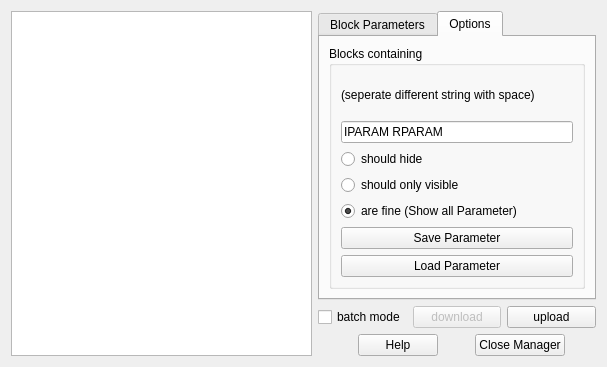
<?xml version="1.0" encoding="UTF-8"?>
<ui version="4.0">
 <class>QRL_ParametersManager</class>
 <widget class="QDialog" name="QRL_ParametersManager">
  <property name="geometry">
   <rect>
    <x>0</x>
    <y>0</y>
    <width>607</width>
    <height>367</height>
   </rect>
  </property>
  <property name="windowTitle">
   <string>Parameters Manager</string>
  </property>
  <property name="windowIcon">
   <iconset>
    <normaloff>:/icons/parameters_icon.xpm</normaloff>:/icons/parameters_icon.xpm</iconset>
  </property>
  <layout class="QGridLayout">
   <item row="0" column="0" rowspan="4">
    <widget class="QListWidget" name="blockListWidget">
     <property name="minimumSize">
      <size>
       <width>200</width>
       <height>0</height>
      </size>
     </property>
     <property name="baseSize">
      <size>
       <width>100</width>
       <height>0</height>
      </size>
     </property>
    </widget>
   </item>
   <item row="1" column="1">
    <widget class="QCheckBox" name="batchCheckBox">
     <property name="text">
      <string>batch mode</string>
     </property>
    </widget>
   </item>
   <item row="1" column="2">
    <widget class="QPushButton" name="downloadPushButton">
     <property name="enabled">
      <bool>false</bool>
     </property>
     <property name="text">
      <string>download</string>
     </property>
    </widget>
   </item>
   <item row="1" column="3">
    <widget class="QPushButton" name="uploadPushButton">
     <property name="enabled">
      <bool>true</bool>
     </property>
     <property name="text">
      <string>upload</string>
     </property>
    </widget>
   </item>
   <item row="2" column="1" rowspan="2" colspan="3">
    <layout class="QHBoxLayout">
     <item>
      <spacer>
       <property name="orientation">
        <enum>Qt::Horizontal</enum>
       </property>
       <property name="sizeHint" stdset="0">
        <size>
         <width>40</width>
         <height>20</height>
        </size>
       </property>
      </spacer>
     </item>
     <item>
      <widget class="QPushButton" name="helpButton">
       <property name="text">
        <string>Help</string>
       </property>
      </widget>
     </item>
     <item>
      <spacer>
       <property name="orientation">
        <enum>Qt::Horizontal</enum>
       </property>
       <property name="sizeHint" stdset="0">
        <size>
         <width>16</width>
         <height>20</height>
        </size>
       </property>
      </spacer>
     </item>
     <item>
      <widget class="QPushButton" name="closeButton">
       <property name="text">
        <string>Close Manager</string>
       </property>
      </widget>
     </item>
     <item>
      <spacer>
       <property name="orientation">
        <enum>Qt::Horizontal</enum>
       </property>
       <property name="sizeHint" stdset="0">
        <size>
         <width>16</width>
         <height>20</height>
        </size>
       </property>
      </spacer>
     </item>
    </layout>
   </item>
   <item row="0" column="1" colspan="3">
    <widget class="QTabWidget" name="tabWidget">
     <property name="currentIndex">
      <number>1</number>
     </property>
     <widget class="QWidget" name="tab">
      <attribute name="title">
       <string>Block Parameters</string>
      </attribute>
      <layout class="QGridLayout">
       <item row="0" column="0">
        <widget class="QTableWidget" name="parameterTableWidget"/>
       </item>
      </layout>
     </widget>
     <widget class="QWidget" name="Options">
      <attribute name="title">
       <string>Options</string>
      </attribute>
      <layout class="QGridLayout" name="gridLayout_2">
       <item row="0" column="0">
        <widget class="QGroupBox" name="groupBox">
         <property name="title">
          <string>Blocks containing</string>
         </property>
         <layout class="QGridLayout" name="gridLayout">
          <item row="1" column="0">
           <widget class="QLineEdit" name="paramLineEdit">
            <property name="toolTip">
             <string/>
            </property>
            <property name="text">
             <string>IPARAM RPARAM</string>
            </property>
           </widget>
          </item>
          <item row="2" column="0">
           <widget class="QRadioButton" name="hideRadioButton">
            <property name="text">
             <string>should hide</string>
            </property>
           </widget>
          </item>
          <item row="3" column="0">
           <widget class="QRadioButton" name="showRadioButton">
            <property name="text">
             <string>should only visible</string>
            </property>
           </widget>
          </item>
          <item row="4" column="0">
           <widget class="QRadioButton" name="fineRadioButton">
            <property name="text">
             <string>are fine (Show all Parameter)</string>
            </property>
            <property name="checked">
             <bool>true</bool>
            </property>
           </widget>
          </item>
          <item row="5" column="0">
           <widget class="QPushButton" name="savePushButton">
            <property name="text">
             <string>Save Parameter</string>
            </property>
           </widget>
          </item>
          <item row="6" column="0">
           <widget class="QPushButton" name="loadPushButton">
            <property name="enabled">
             <bool>true</bool>
            </property>
            <property name="text">
             <string>Load Parameter</string>
            </property>
           </widget>
          </item>
          <item row="0" column="0">
           <widget class="QLabel" name="label">
            <property name="text">
             <string>(seperate different string with space)</string>
            </property>
           </widget>
          </item>
         </layout>
        </widget>
       </item>
      </layout>
     </widget>
    </widget>
   </item>
  </layout>
  <zorder>blockListWidget</zorder>
  <zorder>batchCheckBox</zorder>
  <zorder>downloadPushButton</zorder>
  <zorder>uploadPushButton</zorder>
  <zorder></zorder>
  <zorder>tabWidget</zorder>
 </widget>
 <resources/>
 <connections>
  <connection>
   <sender>closeButton</sender>
   <signal>clicked()</signal>
   <receiver>QRL_ParametersManager</receiver>
   <slot>hide()</slot>
   <hints>
    <hint type="sourcelabel">
     <x>401</x>
     <y>341</y>
    </hint>
    <hint type="destinationlabel">
     <x>464</x>
     <y>326</y>
    </hint>
   </hints>
  </connection>
 </connections>
</ui>
